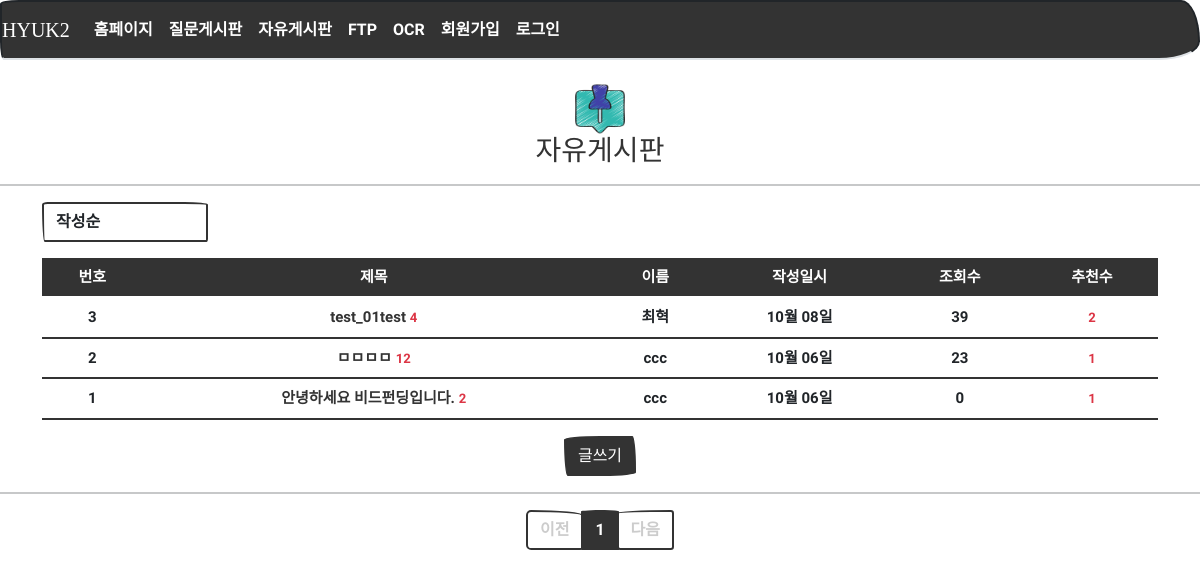
Before: /board/list/ with the older database file.
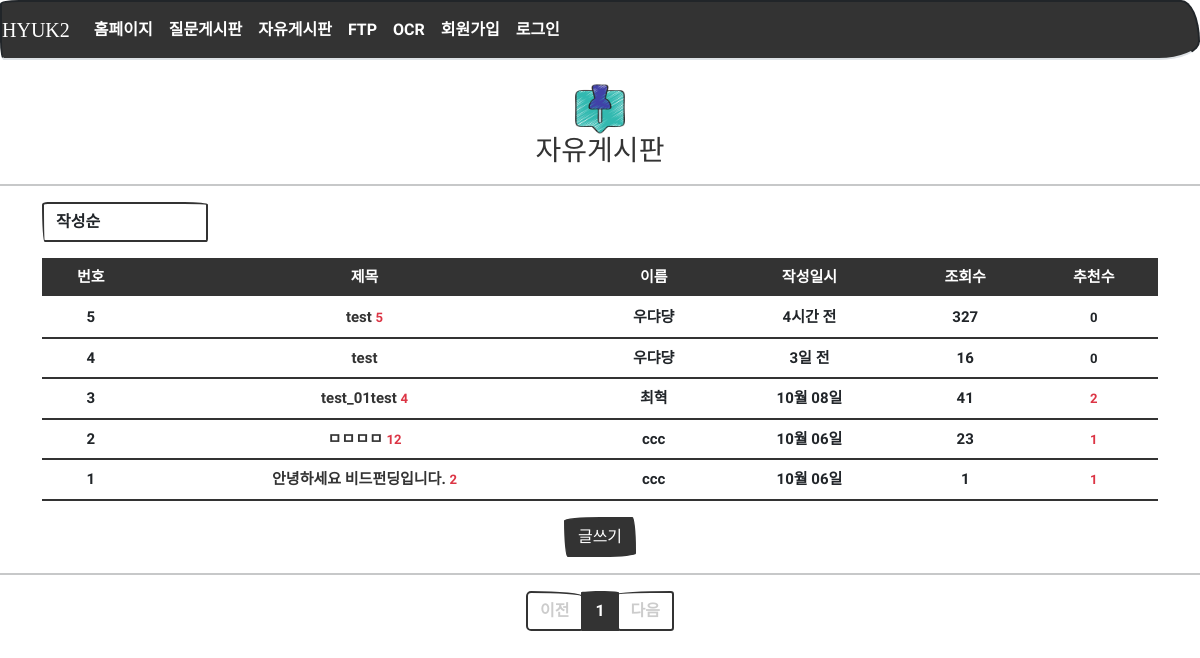
After: the same page with the newer database file.
### models.py (models this page shows)
class Board(db.Model):
    id = db.Column(db.Integer, primary_key=True)
    subject = db.Column(db.String(200), nullable=False)
    content = db.Column(db.Text(), nullable=False)
    create_date = db.Column(db.DateTime(), nullable=False)
    user_id = db.Column(db.Integer, db.ForeignKey('user.id', ondelete='CASCADE'), nullable=False)
    user = db.relationship('User', backref=db.backref('board_set'))  # 나중에 자신이 작성한 글을 user.board_set 으로 참조할 수 있다.
    modify_date = db.Column(db.DateTime(), nullable=True)
    hits = db.Column(db.Integer, nullable=False, default='0')
    voter = db.relationship('User', secondary=board_voter, backref=db.backref('board_voter_set'))

class User(db.Model):
    id = db.Column(db.Integer, primary_key=True)    # id는 자동으로 증가하는 User 모델의 기본키
    username = db.Column(db.String(150), unique=True, nullable=False)  # 아이디
    password = db.Column(db.String(200), nullable=False)
    name = db.Column(db.String(150), nullable=False)  # 실명
    email = db.Column(db.String(120), unique=True, nullable=False)
    fir_joo = db.Column(db.String(6), nullable=False)  # 주민번호 앞자리
    sec_joo = db.Column(db.String(7), nullable=False)  # 주민번호 뒷자리
    tel = db.Column(db.String(50), nullable=False)  # 휴대폰 번호, 휴대폰인증이 있다면 unique=True 넣어야 됨

### views/board_views.py (the view)
@bp.route('/list/')
def _list():
    page = request.args.get('page', type=int, default=1)  # 페이지번호가 없으면 default 로 페이지1을 출력한다.
    kw = request.args.get('kw', type=str, default='')  # 검색어
    so = request.args.get('so', type=str, default='recent')  # 정렬, default 는 최신순('recent')
    if so == 'recommend':  # 추천 수가 많은 게시물
        sub_query = db.session.query(board_voter.c.board_id, func.count('*').label('num_voter')) \
            .group_by(board_voter.c.board_id).subquery()
        board_list = Board.query \
            .outerjoin(sub_query, Board.id == sub_query.c.board_id) \
            .order_by(sub_query.c.num_voter.desc(), Board.create_date.desc())
    elif so == 'popular':  # 답변 수가 많은 게시물
        sub_query = db.session.query(Comment.board_id, func.count('*').label('num_board')) \
            .group_by(Comment.board_id).subquery()
        board_list = Board.query \
            .outerjoin(sub_query, Board.id == sub_query.c.board_id) \
            .order_by(sub_query.c.num_board.desc(), Board.create_date.desc())
    elif so == 'hit':  # 조회 수가 많은 게시물
        board_list = Board.query.order_by(Board.hits.desc())
    else:  # recent, 기존 게시물
        board_list = Board.query.order_by(Board.create_date.desc())
    board_list = board_list.paginate(page, per_page=5)
    return render_template('board/board_list.html', board_list=board_list, page=page, so=so)

### filter.py (called while the page is built)
def format_datetime(value, fmt='%m월 %d일'):
    now = datetime.now()
    time = now - value
    if time < timedelta(minutes=1):
        return '방금 전'
    elif time < timedelta(hours=1):
        return str(int(time.seconds / 60)) + '분 전'
    elif time < timedelta(days=1):
        return str(int(time.seconds / 3600)) + '시간 전'
    elif time < timedelta(days=7):
        time = datetime.now().date() - value.date()
        return str(time.days) + '일 전'
    else:
        return value.strftime(fmt)

### views/login_views.py (called while the page is built)
@bp.before_app_request
def logged_in_user():
    user_id = session.get('user_id')
    if user_id is None:
        g.user = None
    else:
        g.user = User.query.get(user_id)

### templates/board/board_list.html (shortened to what this page needs)
{% extends 'base.html' %}
{% block content %}
	<center>
  	    <div>
			<br>
  	        <center>
  	            <img src="{{ url_for('static',filename='images/board.png') }}" width="50"
                     style="margin-left: auto; margin-right: auto; display: block;" />
  	            <h3><a href="{{url_for('board._list')}}">자유게시판</a></h3>
  	        </center>
  	        <hr width="100%" color="black" />
  	    </div>
  	</center>
  	<center>
  	    <div class="container my-3">
			<div class="row justify-content-between my-3">
				<div class="col-2">
            		<select class="form-control">
                		<option value="recent" {% if so=='recent' %}selected{% endif %}>작성순</option>
            		</select>
        		</div>
    		</div>
  	        <table class="table">
  	            <thead>
  	                <tr class="thead-dark table-dark">
  	                    <th class="text-center">번호</th>
  	                    <th class="text-center">제목</th>
						<th class="text-center">이름</th>
  	                    <th class="text-center">작성일시</th>
						<th class="text-center">조회수</th>
						<th class="text-center">추천수</th>
  	                </tr>
  	            </thead>
  	            <tbody>
  	                {% if board_list %}
  	                {% for board in board_list.items %}
  	                <tr>
  	                    <td class="text-center">
                            {{ board_list.total - ((board_list.page-1) * board_list.per_page) - loop.index0 }}</td>
  	                    <td class="text-center">
  	                        <a href="{{ url_for('board.detail', board_id=board.id) }}">
                                {{ board.subject }}
                            </a>
							{% if board.comment_set|length > 0 %}
  	                        <span class="text-danger small ml-2">{{ board.comment_set|length }}</span>
  	                        {% endif %}
  	                    </td>
						<td class="text-center">{{ board.user.name }}</td>
  	                    <td class="text-center">{{ board.create_date|datetime }}</td>
						<td class="text-center">{{ board.hits }}</td>
						<td class="text-center">
							{% if board.voter|length > 0 %}
							<span class="text-danger small ml-2">
								{{ board.voter|length }}
							</span>
							{% else %}
							<span class="small ml-2">
								{{ board.voter|length }}
							</span>
							{% endif %}
						</td>
  	                </tr>
  	                {% endfor %}
  	                {% else %}
  	                <tr>
  	                    <td colspan="3">글이 없습니다.</td>
  	                </tr>
  	                {% endif %}
  	            </tbody>
  	        </table>
  	    </div>
        <a href="{{ url_for('board.create') }}" class="btn btn-primary">글쓰기</a>
  	    <hr width="100%" color="black" />
  	    <ul class="pagination justify-content-center">
  	        {% if board_list.has_prev %}
  	        <li class="page-item">
  	            <a class="page-link" href="?page={{ board_list.prev_num }}">이전</a>
  	        </li>
  	        {% else %}
  	        <li class="page-item disabled">
  	            <a class="page-link" tabindex="-1" aria-disabled="true" href="#">이전</a>
  	        </li>
  	        {% endif %}
  	        {% for page_num in board_list.iter_pages() %}
  	        {% if page_num %}
  	        {% if page_num != board_list.page %}
  	        <li class="page-item">
  	            <a class="page-link" href="?page={{ page_num }}">{{ page_num }}</a>
  	        </li>
  	        {% else %}
  	        <li class="page-item active" aria-current="page">
  	            <a class="page-link" href="#">{{ page_num }}</a>
  	        </li>
  	        {% endif %}
  	        {% else %}
  	        <li class="disabled">
  	            <a class="page-link" href="#">...</a>
  	        </li>
  	        {% endif %}
  	        {% endfor %}
  	        {% if board_list.has_next %}
  	        <li class="page-item">
  	            <a class="page-link" href="?page={{ board_list.next_num }}">다음</a>
  	        </li>
  	        {% else %}
  	        <li class="page-item disabled">
  	            <a class="page-link" tabindex="-1" aria-disabled="true" href="#">다음</a>
  	        </li>
  	        {% endif %}
  	    </ul>
  	</center>
{% endblock %}

### templates/base.html (shortened to what this page needs)
<!doctype html>
<html lang="utf-8">
<head>
    <link rel="stylesheet" href="{{ url_for('static', filename='bootstrap.min.css') }}">
    <link rel="stylesheet" href="{{ url_for('static', filename='css/style.css') }}">
    <link rel="stylesheet" type="text/css" href="https://cdn.jsdelivr.net/gh/moonspam/NanumSquare@1.0/nanumsquare.css">
</head>
<body>
    {% include 'nav.html' %}
    {% block content %}
    {% endblock %}
</body>
</html>

### templates/nav.html (shortened to what this page needs)
<nav class="navbar navbar-expand-lg navbar-dark bg-primary border-bottom">
    <a class="navbar-brand" href="{{ url_for('main.home_page') }}">HYUK2</a>
    <div class="collapse navbar-collapse flex-grow-0 text-center" id="navbarNav">
        <ul class="navbar-nav">
            <li class="nav-item ">
                <a class="nav-link" href="{{url_for('main.home_page')}}">홈페이지</a>
            </li>
            <li class="nav-item ">
                <a class="nav-link" href="{{url_for('question._list')}}">질문게시판</a>
            </li>
            <li class="nav-item ">
                <a class="nav-link" href="{{url_for('board._list')}}">자유게시판</a>
            </li>
            <li class="nav-item ">
                <a class="nav-link" href="{{url_for('files.main_page')}}">FTP</a>
            </li>
            <li class="nav-item ">
                <a class="nav-link" href="{{url_for('ocr.main_page')}}">OCR</a>
            </li>
            {% if g.user %}
            <li class="nav-item ">
                <a class="nav-link" href="{{ url_for('login.logout') }}">{{ g.user.username }} (로그아웃)</a>
            </li>
            {% else %}
            <li class="nav-item justify-content-end">
                <a class="nav-link" href="{{url_for('login.signup')}}">회원가입</a>
            </li>
            <li class="nav-item justify-content-end">
                <a class="nav-link" href="{{url_for('login.login')}}">로그인</a>
            {% endif %}
        </ul>
    </div>
</nav>

### static/css/style.css (style rules this page uses)
.table { background-color: white; border-collapse: collapse; }
table { font-size: 15px; font-weight: 700; }
a { text-decoration:none }

Changed rows visible on the page:
added Board: total "5", subject "test", comment_set|length "5", user.name "우댜댱", create_date "4시간 전", hits "327", voter|length "0"
added Board: id "4", subject "test", user.name "우댜댱", create_date "3일 전", hits "16", voter|length "0"
changed Board "test_01test": hits "39" → "41"
changed Board "안녕하세요 비드펀딩입니다.": hits "0" → "1"
